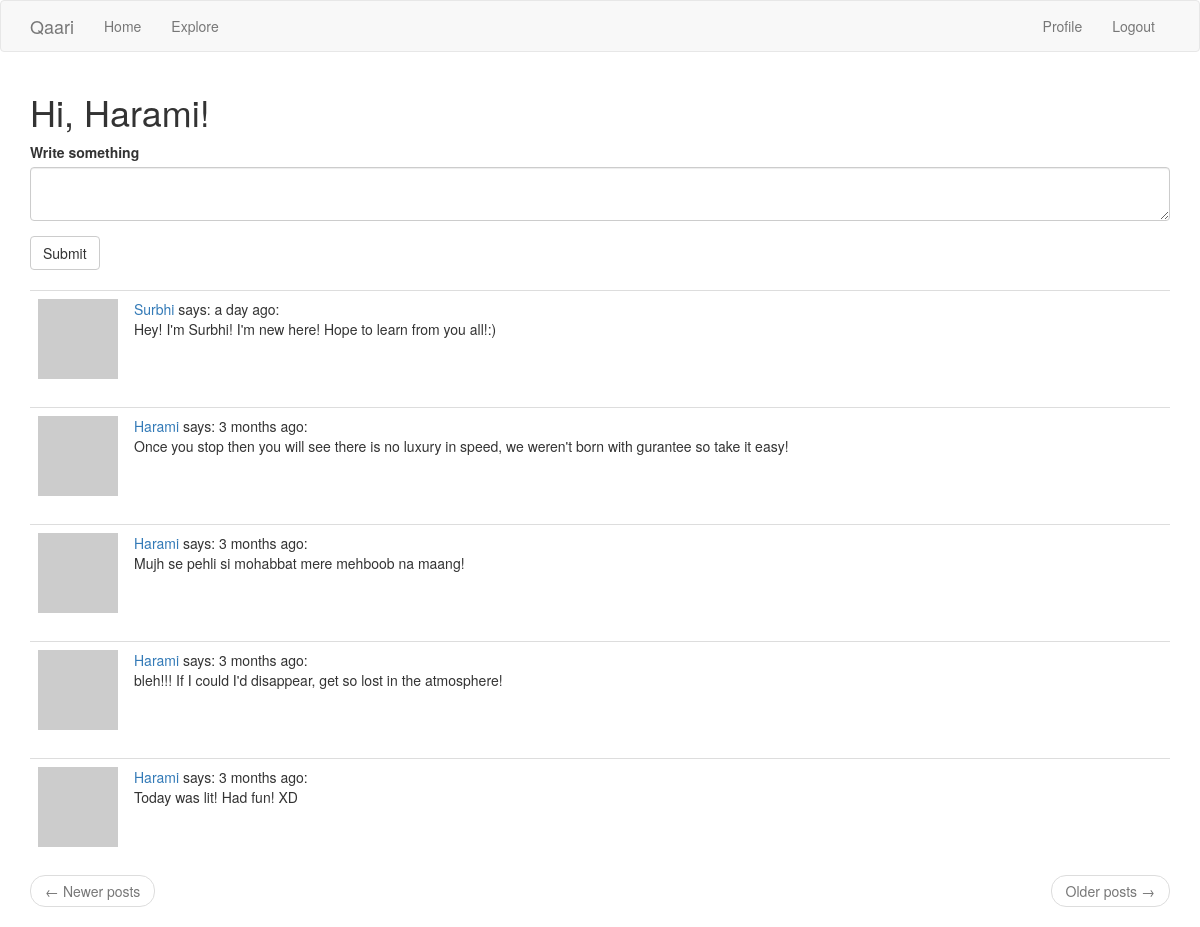
The page /index (signed in) on the database its author committed.
### app/models.py (models this page shows, shortened)
class User(UserMixin, db.Model):
    id = db.Column(db.Integer, primary_key=True)
    username = db.Column(db.String(64), index=True, unique=True)
    email = db.Column(db.String(120), index=True, unique=True)
    password_hash = db.Column(db.String(128))
    about_me = db.Column(db.String(140))
    last_seem = db.Column(db.DateTime, default=datetime.utcnow)
    posts = db.relationship('Post', backref='author', lazy='dynamic')
    followed = db.relationship(
        'User', secondary=followers,
        primaryjoin=(followers.c.follower_id == id),
        secondaryjoin=(followers.c.followed_id == id),
        backref=db.backref('followers', lazy='dynamic'), lazy='dynamic')
    def followed_posts(self):
        followed = Post.query.join(
            followers, (followers.c.followed_id == Post.user_id)).filter(
                followers.c.follower_id == self.id)
        own = Post.query.filter_by(user_id=self.id)
        return followed.union(own).order_by(Post.timestamp.desc())
    def avatar(self, size):
        digest = md5(self.email.lower().encode('utf-8')).hexdigest()
        return 'https://www.gravatar.com/avatar/{}?d=identicon&s={}'.format(
            digest, size)

class Post(db.Model):
    id = db.Column(db.Integer, primary_key=True)
    body = db.Column(db.String(140))
    timestamp = db.Column(db.DateTime, index=True, default=datetime.utcnow)
    user_id = db.Column(db.Integer, db.ForeignKey('user.id'))

### app/routes.py (the view)
@app.route('/', methods=['GET','POST'])
@app.route('/index', methods=['GET', 'POST'])
@login_required
def index():
    form = PostForm()
    if form.validate_on_submit():
        post = Post(body=form.post.data, author=current_user)
        db.session.add(post)
        db.session.commit()
        flash('Your post is now live!')
        return redirect(url_for('index'))
    page = request.args.get('page', 1, type=int)
    posts = current_user.followed_posts().paginate(
        page, app.config['POSTS_PER_PAGE'], False)
    next_url = url_for('index', page=posts.next_num)\
        if posts.has_next else None
    prev_url = url_for('index', page=posts.posts.prev_num)\
        if posts.has_prev else None
    return render_template('index.html', title='Home', form=form,
                           posts=posts.items, next_url=next_url,
                           prev_url=prev_url)

### app/forms.py
class PostForm(FlaskForm):
    post = TextAreaField('Write something', validators=[
        DataRequired(), Length(min=1, max=140)])
    submit = SubmitField('Submit')

### app/models.py (called while the page is built)
@login.user_loader
def load_user(id):
    return User.query.get(int(id))

### app/routes.py (called while the page is built)
@app.before_request
def before_request():
    if current_user.is_authenticated:
        current_user.last_seem = datetime.utcnow()
        db.session.commit()

### app/templates/index.html
{% extends "base.html" %}
{% import 'bootstrap/wtf.html' as wtf %}
{% block app_content %}
    <h1>Hi, {{ current_user.username }}!</h1>
    {% if form %}
    {{ wtf.quick_form(form) }}
    <br>
    {% endif %}
    {% for post in posts %}
        {% include '_post.html' %}
    {% endfor %}
    <nav aria-label="...">
        <ul class="pager">
            <li class="previous{% if not prev_url %} disabled{% endif %}">
                <a href="{{ prev_url or '#' }}">
                    <span aria-hidden="true">&larr;</span> Newer posts
                </a>
            </li>
            <li class="next{% if not next_url %} disabled{% endif %}">
                <a href="{{ next_url or '#' }}">
                    Older posts <span aria-hidden="true">&rarr;</span>
                </a>
            </li>
        </ul>
    </nav>
{% endblock %}

### app/templates/base.html (shortened to what this page needs)
{% extends 'bootstrap/base.html' %}
{% block navbar %}
    <nav class="navbar navbar-default">
        <div class="container">
            <div class="navbar-header">
                <a class="navbar-brand" href="{{ url_for('index') }}">Qaari</a>
            </div>
            <div class="collapse navbar-collapse" id="bs-example-navbar-collapse-1">
                <ul class="nav navbar-nav">
                    <li><a href="{{ url_for('index') }}">Home</a></li>
                    <li><a href="{{ url_for('explore') }}">Explore</a></li>
                </ul>
                <ul class="nav navbar-nav navbar-right">
                    {% if current_user.is_anonymous %}
                    <li><a href="{{ url_for('login') }}">Login</a></li>
                    {% else %}
                    <li><a href="{{ url_for('user', username=current_user.username) }}">Profile</a></li>
                    <li><a href="{{ url_for('logout') }}">Logout</a></li>
                    {% endif %}
                </ul>
            </div>
        </div>
    </nav>
{% endblock %}
{% block content %}
    <div class="container">
        {% block app_content %}{% endblock %}
    </div>
{% endblock %}

### app/templates/_post.html
    <table class="table table-hover">
        <tr>
            <td width="70px">
                <a href="{{ url_for('user', username=post.author.username) }}">
                    <img src="{{ post.author.avatar(70) }}" />
                </a>
            </td>
            <td>
                <a href="{{ url_for('user', username=post.author.username) }}">
                    {{ post.author.username }}
                </a>
                says: {{ moment(post.timestamp).fromNow() }}:
                <br>
                {{ post.body }}
            </td>
        </tr>
    </table>

### rows shown on the page
User: username "Harami"
Post: author.username "Surbhi", timestamp "a day ago", body "Hey! I'm Surbhi! I'm new here! Hope to learn from you all!:)"
Post: author.username "Harami", timestamp "3 months ago", body "Once you stop then you will see there is no luxury in speed, we weren't born with gurantee so take it easy!"
Post: author.username "Harami", timestamp "3 months ago", body "Mujh se pehli si mohabbat mere mehboob na maang!"
Post: author.username "Harami", timestamp "3 months ago", body "bleh!!! If I could I'd disappear, get so lost in the atmosphere!"
Post: author.username "Harami", timestamp "3 months ago", body "Today was lit! Had fun! XD"
